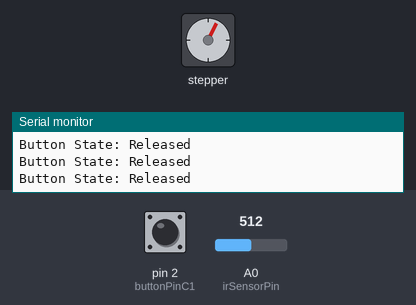
This sketch was run on a simulated Arduino Uno, built with avr-gcc and run on an emulated ATmega328P. On the bench: stepper motor, the last lines printed to the serial monitor. The test bench sets the inputs (shaded band); at power-on: pin 2 (buttonPinC1) HIGH, A0 (irSensorPin) = 512. Stepper angles assume 200 steps per turn.

Above: at 1.3 s.
1.4 s: pin 2 (buttonPinC1) pulled LOW for 3.2 s
At 7.5 s:
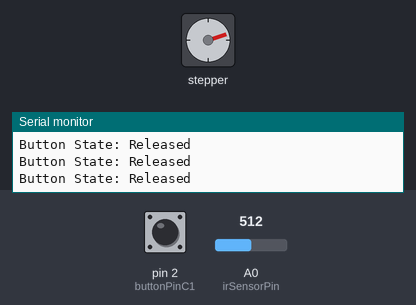
7.6 s: pin 2 (buttonPinC1) pulled LOW for 0.65 s
At 11.1 s:
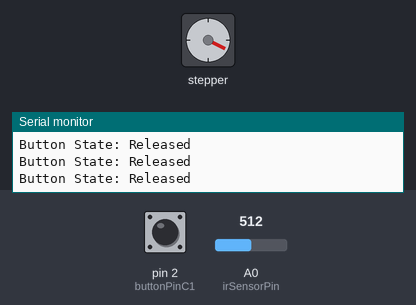
11.2 s: pin 2 (buttonPinC1) pulled LOW for 1 s
At 13.2 s:
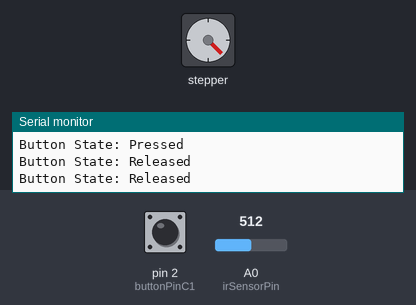
Timing chart, 0 to 29.6 s (numbered marks = the images above; inputs shaded):
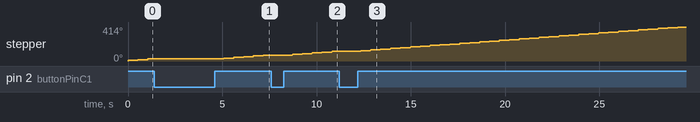

The sketch:

t.ino
```cpp
#include <Stepper.h>

const int stepsPerRevolution = 200; // change this to fit the number of steps per revolution for your motor
Stepper mystep(stepsPerRevolution, 2, 3, 4, 5);
const int buttonPinC1 = 2; // End of travel button on pin 2
const int irSensorPin = A0; // IR sensor pin, change as necessary

void setup() {
  mystep.setSpeed(60);
  pinMode(buttonPinC1, INPUT_PULLUP);
  Serial.begin(9600);
}

void loop() {
  int buttonState1 = digitalRead(buttonPinC1);

  // Move the stepper motor only if the button is not pressed
  if (buttonState1 == HIGH) {
    mystep.step(5);
  }

  float irValue = analogRead(irSensorPin); // Read value from IR sensor
  Serial.print("Button State: ");
  Serial.println(buttonState1 == HIGH ? "Released" : "Pressed");

  delay(500);
}
```
